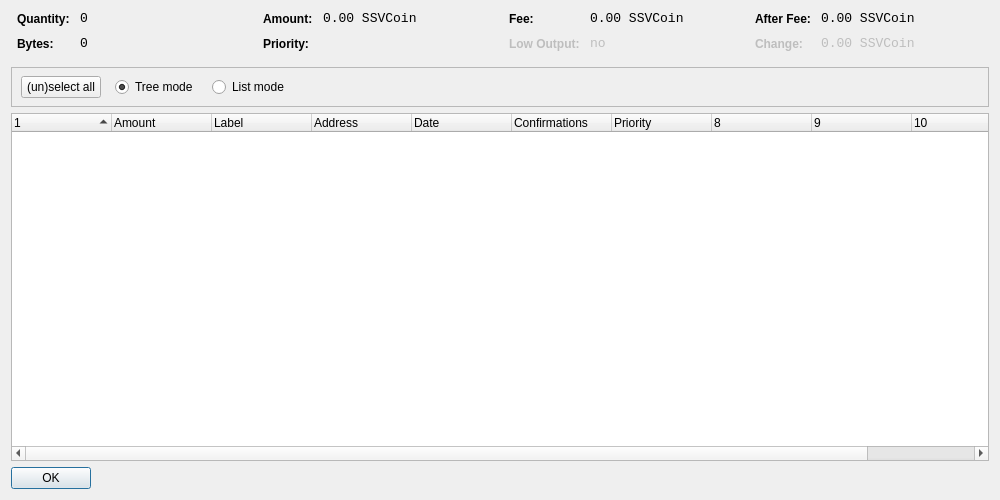
<?xml version="1.0" encoding="UTF-8"?>
<ui version="4.0">
 <class>CoinControlDialog</class>
 <widget class="QDialog" name="CoinControlDialog">
  <property name="geometry">
   <rect>
    <x>0</x>
    <y>0</y>
    <width>1000</width>
    <height>500</height>
   </rect>
  </property>
  <property name="windowTitle">
   <string>Coin Control</string>
  </property>
  <layout class="QVBoxLayout" name="verticalLayout">
   <item>
    <layout class="QHBoxLayout" name="horizontalLayoutTop" stretch="0,0,0,0">
     <property name="topMargin">
      <number>0</number>
     </property>
     <property name="bottomMargin">
      <number>10</number>
     </property>
     <item>
      <layout class="QFormLayout" name="formLayoutCoinControl1">
       <property name="horizontalSpacing">
        <number>10</number>
       </property>
       <property name="verticalSpacing">
        <number>10</number>
       </property>
       <property name="leftMargin">
        <number>6</number>
       </property>
       <property name="rightMargin">
        <number>6</number>
       </property>
       <item row="0" column="0">
        <widget class="QLabel" name="labelCoinControlQuantityText">
         <property name="styleSheet">
          <string notr="true">font-weight:bold;</string>
         </property>
         <property name="text">
          <string>Quantity:</string>
         </property>
        </widget>
       </item>
       <item row="0" column="1">
        <widget class="QLabel" name="labelCoinControlQuantity">
         <property name="font">
          <font>
           <family>Monospace</family>
           <pointsize>10</pointsize>
          </font>
         </property>
         <property name="cursor">
          <cursorShape>IBeamCursor</cursorShape>
         </property>
         <property name="contextMenuPolicy">
          <enum>Qt::ActionsContextMenu</enum>
         </property>
         <property name="text">
          <string>0</string>
         </property>
         <property name="textInteractionFlags">
          <set>Qt::LinksAccessibleByMouse|Qt::TextSelectableByKeyboard|Qt::TextSelectableByMouse</set>
         </property>
        </widget>
       </item>
       <item row="1" column="0">
        <widget class="QLabel" name="labelCoinControlBytesText">
         <property name="styleSheet">
          <string notr="true">font-weight:bold;</string>
         </property>
         <property name="text">
          <string>Bytes:</string>
         </property>
        </widget>
       </item>
       <item row="1" column="1">
        <widget class="QLabel" name="labelCoinControlBytes">
         <property name="font">
          <font>
           <family>Monospace</family>
           <pointsize>10</pointsize>
          </font>
         </property>
         <property name="cursor">
          <cursorShape>IBeamCursor</cursorShape>
         </property>
         <property name="contextMenuPolicy">
          <enum>Qt::ActionsContextMenu</enum>
         </property>
         <property name="text">
          <string>0</string>
         </property>
         <property name="textInteractionFlags">
          <set>Qt::LinksAccessibleByMouse|Qt::TextSelectableByKeyboard|Qt::TextSelectableByMouse</set>
         </property>
        </widget>
       </item>
      </layout>
     </item>
     <item>
      <layout class="QFormLayout" name="formLayoutCoinControl2">
       <property name="horizontalSpacing">
        <number>10</number>
       </property>
       <property name="verticalSpacing">
        <number>10</number>
       </property>
       <property name="leftMargin">
        <number>6</number>
       </property>
       <property name="rightMargin">
        <number>6</number>
       </property>
       <item row="0" column="0">
        <widget class="QLabel" name="labelCoinControlAmountText">
         <property name="styleSheet">
          <string notr="true">font-weight:bold;</string>
         </property>
         <property name="text">
          <string>Amount:</string>
         </property>
        </widget>
       </item>
       <item row="0" column="1">
        <widget class="QLabel" name="labelCoinControlAmount">
         <property name="font">
          <font>
           <family>Monospace</family>
           <pointsize>10</pointsize>
          </font>
         </property>
         <property name="cursor">
          <cursorShape>IBeamCursor</cursorShape>
         </property>
         <property name="contextMenuPolicy">
          <enum>Qt::ActionsContextMenu</enum>
         </property>
         <property name="text">
          <string>0.00 SSVCoin</string>
         </property>
         <property name="textInteractionFlags">
          <set>Qt::LinksAccessibleByMouse|Qt::TextSelectableByKeyboard|Qt::TextSelectableByMouse</set>
         </property>
        </widget>
       </item>
       <item row="1" column="0">
        <widget class="QLabel" name="labelCoinControlPriorityText">
         <property name="styleSheet">
          <string notr="true">font-weight:bold;</string>
         </property>
         <property name="text">
          <string>Priority:</string>
         </property>
        </widget>
       </item>
       <item row="1" column="1">
        <widget class="QLabel" name="labelCoinControlPriority">
         <property name="font">
          <font>
           <family>Monospace</family>
           <pointsize>10</pointsize>
          </font>
         </property>
         <property name="cursor">
          <cursorShape>IBeamCursor</cursorShape>
         </property>
         <property name="contextMenuPolicy">
          <enum>Qt::ActionsContextMenu</enum>
         </property>
         <property name="text">
          <string/>
         </property>
         <property name="textInteractionFlags">
          <set>Qt::LinksAccessibleByMouse|Qt::TextSelectableByKeyboard|Qt::TextSelectableByMouse</set>
         </property>
        </widget>
       </item>
      </layout>
     </item>
     <item>
      <layout class="QFormLayout" name="formLayoutCoinControl3">
       <property name="horizontalSpacing">
        <number>10</number>
       </property>
       <property name="verticalSpacing">
        <number>10</number>
       </property>
       <property name="leftMargin">
        <number>6</number>
       </property>
       <property name="rightMargin">
        <number>6</number>
       </property>
       <item row="0" column="0">
        <widget class="QLabel" name="labelCoinControlFeeText">
         <property name="styleSheet">
          <string notr="true">font-weight:bold;</string>
         </property>
         <property name="text">
          <string>Fee:</string>
         </property>
        </widget>
       </item>
       <item row="0" column="1">
        <widget class="QLabel" name="labelCoinControlFee">
         <property name="font">
          <font>
           <family>Monospace</family>
           <pointsize>10</pointsize>
          </font>
         </property>
         <property name="cursor">
          <cursorShape>IBeamCursor</cursorShape>
         </property>
         <property name="contextMenuPolicy">
          <enum>Qt::ActionsContextMenu</enum>
         </property>
         <property name="text">
          <string>0.00 SSVCoin</string>
         </property>
         <property name="textInteractionFlags">
          <set>Qt::LinksAccessibleByMouse|Qt::TextSelectableByKeyboard|Qt::TextSelectableByMouse</set>
         </property>
        </widget>
       </item>
       <item row="1" column="0">
        <widget class="QLabel" name="labelCoinControlLowOutputText">
         <property name="enabled">
          <bool>false</bool>
         </property>
         <property name="styleSheet">
          <string notr="true">font-weight:bold;</string>
         </property>
         <property name="text">
          <string>Low Output:</string>
         </property>
        </widget>
       </item>
       <item row="1" column="1">
        <widget class="QLabel" name="labelCoinControlLowOutput">
         <property name="enabled">
          <bool>false</bool>
         </property>
         <property name="font">
          <font>
           <family>Monospace</family>
           <pointsize>10</pointsize>
          </font>
         </property>
         <property name="cursor">
          <cursorShape>IBeamCursor</cursorShape>
         </property>
         <property name="contextMenuPolicy">
          <enum>Qt::ActionsContextMenu</enum>
         </property>
         <property name="text">
          <string>no</string>
         </property>
         <property name="textInteractionFlags">
          <set>Qt::LinksAccessibleByMouse|Qt::TextSelectableByKeyboard|Qt::TextSelectableByMouse</set>
         </property>
        </widget>
       </item>
      </layout>
     </item>
     <item>
      <layout class="QFormLayout" name="formLayoutCoinControl4">
       <property name="horizontalSpacing">
        <number>10</number>
       </property>
       <property name="verticalSpacing">
        <number>10</number>
       </property>
       <property name="leftMargin">
        <number>6</number>
       </property>
       <property name="rightMargin">
        <number>6</number>
       </property>
       <item row="0" column="0">
        <widget class="QLabel" name="labelCoinControlAfterFeeText">
         <property name="styleSheet">
          <string notr="true">font-weight:bold;</string>
         </property>
         <property name="text">
          <string>After Fee:</string>
         </property>
        </widget>
       </item>
       <item row="0" column="1">
        <widget class="QLabel" name="labelCoinControlAfterFee">
         <property name="font">
          <font>
           <family>Monospace</family>
           <pointsize>10</pointsize>
          </font>
         </property>
         <property name="cursor">
          <cursorShape>IBeamCursor</cursorShape>
         </property>
         <property name="contextMenuPolicy">
          <enum>Qt::ActionsContextMenu</enum>
         </property>
         <property name="text">
          <string>0.00 SSVCoin</string>
         </property>
         <property name="textInteractionFlags">
          <set>Qt::LinksAccessibleByMouse|Qt::TextSelectableByKeyboard|Qt::TextSelectableByMouse</set>
         </property>
        </widget>
       </item>
       <item row="1" column="0">
        <widget class="QLabel" name="labelCoinControlChangeText">
         <property name="enabled">
          <bool>false</bool>
         </property>
         <property name="styleSheet">
          <string notr="true">font-weight:bold;</string>
         </property>
         <property name="text">
          <string>Change:</string>
         </property>
        </widget>
       </item>
       <item row="1" column="1">
        <widget class="QLabel" name="labelCoinControlChange">
         <property name="enabled">
          <bool>false</bool>
         </property>
         <property name="font">
          <font>
           <family>Monospace</family>
           <pointsize>10</pointsize>
          </font>
         </property>
         <property name="cursor">
          <cursorShape>IBeamCursor</cursorShape>
         </property>
         <property name="contextMenuPolicy">
          <enum>Qt::ActionsContextMenu</enum>
         </property>
         <property name="text">
          <string>0.00 SSVCoin</string>
         </property>
         <property name="textInteractionFlags">
          <set>Qt::LinksAccessibleByMouse|Qt::TextSelectableByKeyboard|Qt::TextSelectableByMouse</set>
         </property>
        </widget>
       </item>
      </layout>
     </item>
    </layout>
   </item>
   <item>
    <widget class="QFrame" name="frame">
     <property name="minimumSize">
      <size>
       <width>0</width>
       <height>40</height>
      </size>
     </property>
     <property name="frameShape">
      <enum>QFrame::StyledPanel</enum>
     </property>
     <property name="frameShadow">
      <enum>QFrame::Sunken</enum>
     </property>
     <widget class="QWidget" name="horizontalLayoutWidget">
      <property name="geometry">
       <rect>
        <x>10</x>
        <y>0</y>
        <width>781</width>
        <height>41</height>
       </rect>
      </property>
      <layout class="QHBoxLayout" name="horizontalLayoutPanel" stretch="0,0,0,0,0">
       <property name="spacing">
        <number>14</number>
       </property>
       <item>
        <widget class="QPushButton" name="pushButtonSelectAll">
         <property name="sizePolicy">
          <sizepolicy hsizetype="Maximum" vsizetype="Fixed">
           <horstretch>0</horstretch>
           <verstretch>0</verstretch>
          </sizepolicy>
         </property>
         <property name="text">
          <string>(un)select all</string>
         </property>
        </widget>
       </item>
       <item>
        <widget class="QRadioButton" name="radioTreeMode">
         <property name="sizePolicy">
          <sizepolicy hsizetype="Maximum" vsizetype="Fixed">
           <horstretch>0</horstretch>
           <verstretch>0</verstretch>
          </sizepolicy>
         </property>
         <property name="text">
          <string>Tree mode</string>
         </property>
         <property name="checked">
          <bool>true</bool>
         </property>
        </widget>
       </item>
       <item>
        <widget class="QRadioButton" name="radioListMode">
         <property name="sizePolicy">
          <sizepolicy hsizetype="Maximum" vsizetype="Fixed">
           <horstretch>0</horstretch>
           <verstretch>0</verstretch>
          </sizepolicy>
         </property>
         <property name="text">
          <string>List mode</string>
         </property>
        </widget>
       </item>
       <item>
        <spacer name="horizontalSpacer">
         <property name="orientation">
          <enum>Qt::Horizontal</enum>
         </property>
         <property name="sizeHint" stdset="0">
          <size>
           <width>40</width>
           <height>20</height>
          </size>
         </property>
        </spacer>
       </item>
      </layout>
     </widget>
    </widget>
   </item>
   <item>
    <widget class="CoinControlTreeWidget" name="treeWidget">
     <property name="contextMenuPolicy">
      <enum>Qt::CustomContextMenu</enum>
     </property>
     <property name="sortingEnabled">
      <bool>false</bool>
     </property>
     <property name="columnCount">
      <number>11</number>
     </property>
     <attribute name="headerShowSortIndicator" stdset="0">
      <bool>true</bool>
     </attribute>
     <attribute name="headerStretchLastSection">
      <bool>false</bool>
     </attribute>
     <column>
      <property name="text">
       <string/>
      </property>
     </column>
     <column>
      <property name="text">
       <string>Amount</string>
      </property>
     </column>
     <column>
      <property name="text">
       <string>Label</string>
      </property>
     </column>
     <column>
      <property name="text">
       <string>Address</string>
      </property>
     </column>
     <column>
      <property name="text">
       <string>Date</string>
      </property>
     </column>
     <column>
      <property name="text">
       <string>Confirmations</string>
      </property>
      <property name="toolTip">
       <string>Confirmed</string>
      </property>
     </column>
     <column>
      <property name="text">
       <string>Priority</string>
      </property>
     </column>
     <column>
      <property name="text">
       <string/>
      </property>
     </column>
     <column>
      <property name="text">
       <string/>
      </property>
     </column>
     <column>
      <property name="text">
       <string/>
      </property>
     </column>
     <column>
      <property name="text">
       <string/>
      </property>
     </column>
    </widget>
   </item>
   <item>
    <widget class="QDialogButtonBox" name="buttonBox">
     <property name="sizePolicy">
      <sizepolicy hsizetype="Maximum" vsizetype="Fixed">
       <horstretch>0</horstretch>
       <verstretch>0</verstretch>
      </sizepolicy>
     </property>
     <property name="orientation">
      <enum>Qt::Horizontal</enum>
     </property>
     <property name="standardButtons">
      <set>QDialogButtonBox::Ok</set>
     </property>
    </widget>
   </item>
  </layout>
 </widget>
 <customwidgets>
  <customwidget>
   <class>CoinControlTreeWidget</class>
   <extends>QTreeWidget</extends>
   <header>coincontroltreewidget.h</header>
  </customwidget>
 </customwidgets>
 <resources/>
 <connections/>
</ui>
